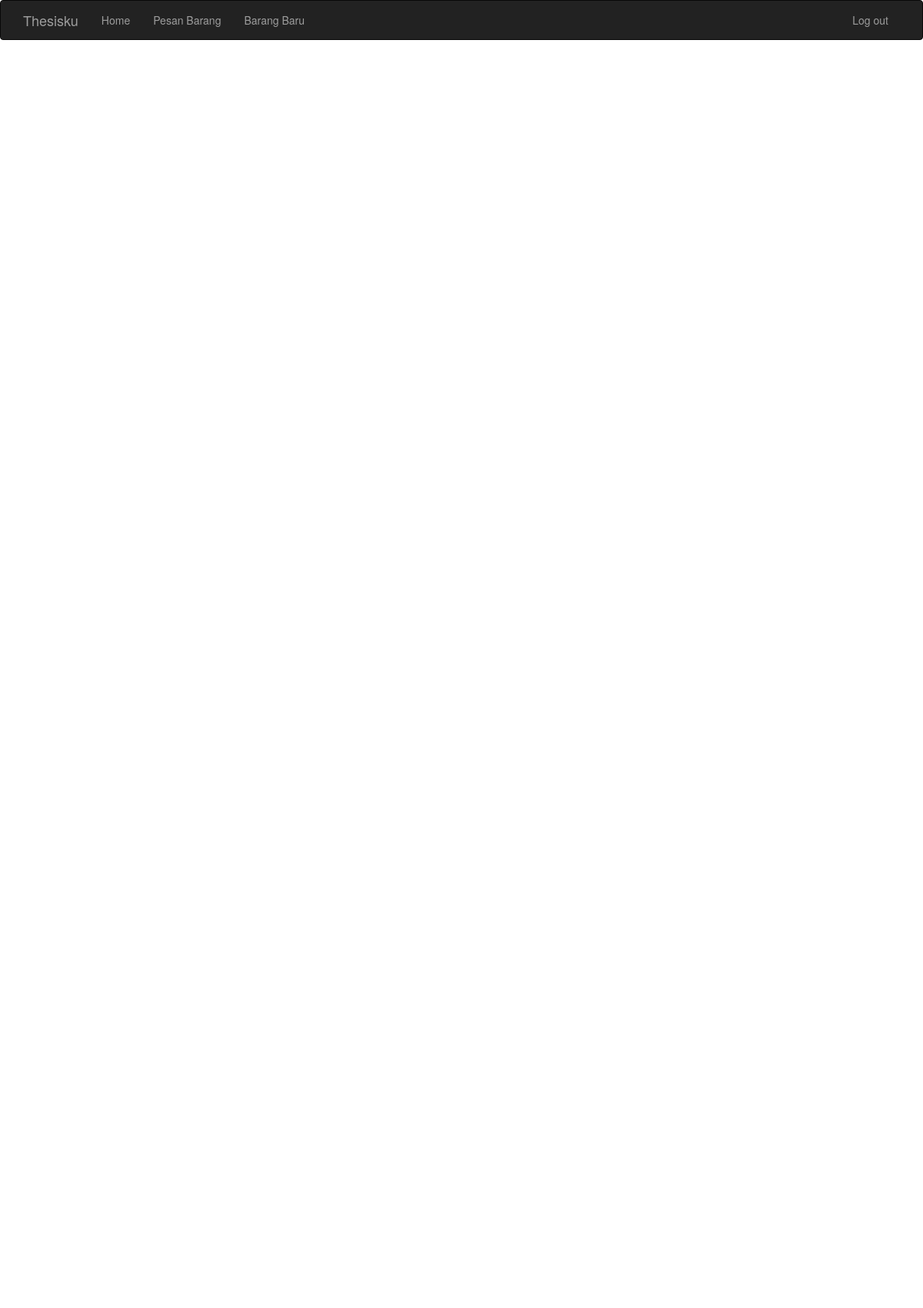
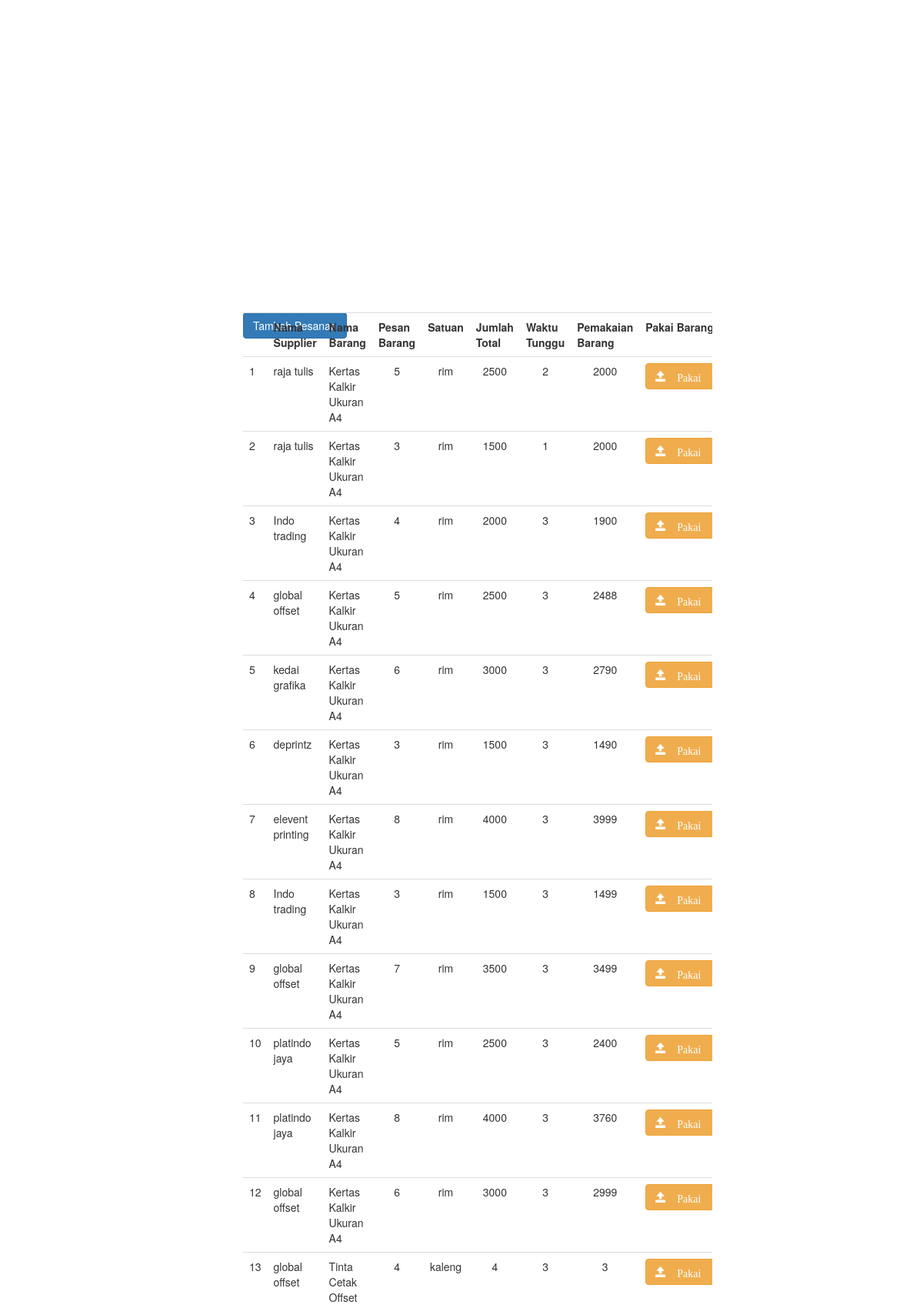
The app's page /pesanan/pesanan.php (upper part) with its own data (2 pictures, top to bottom).
### tables this page shows
CREATE TABLE `pemesanan` (
  `id_pesanan` int(16) NOT NULL,
  `nama_pemesan` varchar(32) NOT NULL,
  `id_barang` int(16) NOT NULL,
  `jumlah_pesanan` varchar(16) NOT NULL,
  `lead_time` int(4) NOT NULL,
  `pakai` varchar(8) NOT NULL
);

CREATE TABLE `barang` (
  `id_barang` int(16) NOT NULL,
  `nama_barang` varchar(64) NOT NULL,
  `harga_barang` varchar(16) NOT NULL,
  `biaya_penyimpanan` varchar(16) NOT NULL,
  `periode_permintaan` varchar(4) NOT NULL,
  `satuan` varchar(16) NOT NULL,
  `konversi` varchar(16) NOT NULL
);

### pesanan/pesanan_konek.php (called while the page is built, shortened)
<?php
include "../class/config.php";
include "../class/pemesanan.php";
	$d1 = new database();
	$conn = $d1->koneksidatabase();
	$PesananList = new pemesanan ($conn);
	$PesananList->PesananList();
	$DaftarPesanan = $PesananList->PesananList();
?>

### class/pemesanan.php (called while the page is built, shortened)
<?php
class pemesanan {
    private $conn;
    function __construct($conn) {
        $this->conn = $conn;
    }
    function PesananList() {
        $sqlPesananList = $this->conn->query("SELECT
									pemesanan.id_pesanan,
									pemesanan.nama_pemesan,
									barang.nama_barang,
									pemesanan.jumlah_pesanan,
									barang.satuan,
									barang.konversi,
									pemesanan.lead_time,
									pemesanan.pakai,
									pemesanan.jumlah_pesanan * barang.konversi AS 'jumlah_total'
									FROM pemesanan JOIN barang USING (id_barang)");
        while ($row = $sqlPesananList->fetch_assoc()) {
            $data [] = $row;
        }
        return $data;
    }
}
?>

### pesanan/pesanan_tabel.php (the view)
<div class="container-fluid">
	<div class="row">
        <div class="col-md-8 col-md-offset-2">
            <div class="table-responsive">
                <table class="table">
                    <tr>
                        <th> </th>
                        <th> Nama Supplier </th>
                        <th> Nama Barang </th>
                        <th> Pesan Barang </th>
                        <th> Satuan </th>
                        <th> Jumlah Total </th>
                        <th> Waktu Tunggu </th>
                        <th> Pemakaian Barang </th>
                        <th> Pakai Barang </th>
                    </tr>
                    <tr>
                    <?php
                        foreach ($DaftarPesanan as $key => $data) {
                    ?>
                        <td> <?php echo $key+1 ?> </td>
                        <td> <?php echo $data["nama_pemesan"] ?> </td>
                        <td> <?php echo $data["nama_barang"] ?> </td>
                        <td align="center"> <?php echo $data["jumlah_pesanan"] ?> </td>
                        <td align="center"> <?php echo $data["satuan"] ?> </td>
                        <td align="center"> <?php echo $data["jumlah_total"] ?> </td>
                        <td align="center"> <?php echo $data["lead_time"] ?> </td>
                        <td align="center"> <?php echo $data["pakai"] ?> </td>
                        <td>
                            <a href="pakai_barang.php?id=<?php echo $data['id_pesanan'] ?>">
                            <button type="button" class="btn btn-warning">
                                <span class="glyphicon glyphicon-open">
                                    Pakai Barang
                                </span>
                            </button>
                            </a>
                        </td>
                    </tr>
                        <?php
                        }
                    ?>
                </table>
            </div>
        </div>
	</div>
</div>

### records on screen
pemesanan: nama_pemesan "raja tulis", id_barang.nama_barang "Kertas Kalkir Ukuran A4", jumlah_pesanan "5", id_barang.satuan "rim", jumlah_total "2500", lead_time "2", pakai "2000"
pemesanan: nama_pemesan "raja tulis", id_barang.nama_barang "Kertas Kalkir Ukuran A4", jumlah_pesanan "3", id_barang.satuan "rim", jumlah_total "1500", lead_time "1", pakai "2000"
pemesanan: nama_pemesan "Indo trading", id_barang.nama_barang "Kertas Kalkir Ukuran A4", jumlah_pesanan "4", id_barang.satuan "rim", jumlah_total "2000", lead_time "3", pakai "1900"
pemesanan: nama_pemesan "global offset", id_barang.nama_barang "Kertas Kalkir Ukuran A4", jumlah_pesanan "5", id_barang.satuan "rim", jumlah_total "2500", lead_time "3", pakai "2488"
pemesanan: nama_pemesan "kedai grafika", id_barang.nama_barang "Kertas Kalkir Ukuran A4", jumlah_pesanan "6", id_barang.satuan "rim", jumlah_total "3000", lead_time "3", pakai "2790"
pemesanan: nama_pemesan "deprintz", id_barang.nama_barang "Kertas Kalkir Ukuran A4", jumlah_pesanan "3", id_barang.satuan "rim", jumlah_total "1500", lead_time "3", pakai "1490"
pemesanan: nama_pemesan "elevent printing", id_barang.nama_barang "Kertas Kalkir Ukuran A4", jumlah_pesanan "8", id_barang.satuan "rim", jumlah_total "4000", lead_time "3", pakai "3999"
pemesanan: nama_pemesan "Indo trading", id_barang.nama_barang "Kertas Kalkir Ukuran A4", jumlah_pesanan "3", id_barang.satuan "rim", jumlah_total "1500", lead_time "3", pakai "1499"
pemesanan: nama_pemesan "global offset", id_barang.nama_barang "Kertas Kalkir Ukuran A4", jumlah_pesanan "7", id_barang.satuan "rim", jumlah_total "3500", lead_time "3", pakai "3499"
pemesanan: nama_pemesan "platindo jaya", id_barang.nama_barang "Kertas Kalkir Ukuran A4", jumlah_pesanan "5", id_barang.satuan "rim", jumlah_total "2500", lead_time "3", pakai "2400"
pemesanan: nama_pemesan "platindo jaya", id_barang.nama_barang "Kertas Kalkir Ukuran A4", jumlah_pesanan "8", id_barang.satuan "rim", jumlah_total "4000", lead_time "3", pakai "3760"
pemesanan: nama_pemesan "global offset", id_barang.nama_barang "Kertas Kalkir Ukuran A4", jumlah_pesanan "6", id_barang.satuan "rim", jumlah_total "3000", lead_time "3", pakai "2999"
pemesanan: nama_pemesan "global offset", id_barang.nama_barang "Tinta Cetak Offset", jumlah_pesanan "4", id_barang.satuan "kaleng", jumlah_total "4", lead_time "3", pakai "3"
